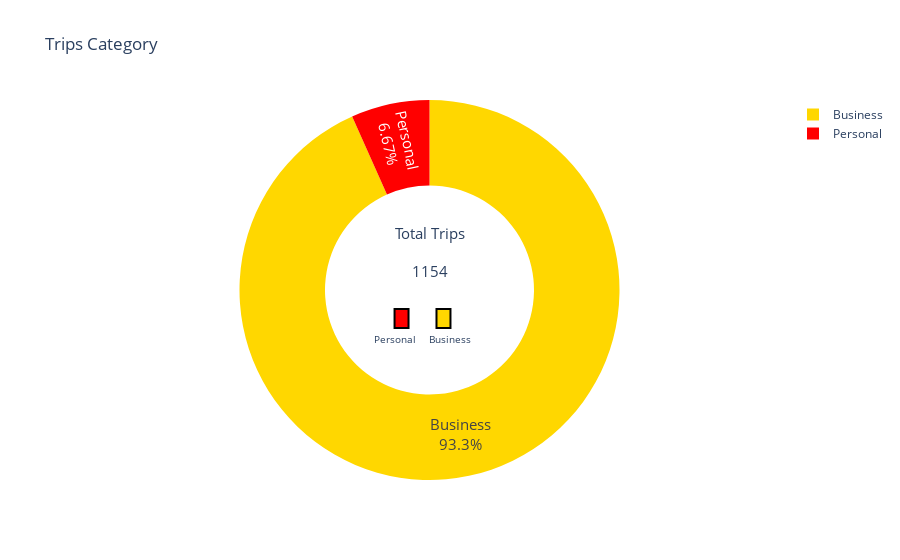

The notebook cell this image was saved under:
### Code cell
fig_pie = go.Figure(go.Pie(
    labels=df['CATEGORY'].unique(), 
    values=df['CATEGORY'].value_counts(), 
    marker=dict(colors=['gold','red']),
    name='Percentage',
    hoverinfo=['label+value'],
    textinfo='label+percent',
    textfont_size=15,
    ))

fig_pie.update_traces(hole=0.55)
fig_pie.update_layout(
    annotations=[dict(text="Total Trips", x=0.17+0.33, y=0.65, font_size=15, showarrow=False),
                 dict(text=str(df['CATEGORY'].count()), x=0.190+0.31, y=0.55, font_size=15, showarrow=False),
                 dict(text="Personal", x=0.450, y=0.370, font_size=10, showarrow=False),
                 dict(text="Business", x=0.530, y=0.370, font_size=10, showarrow=False),
                ],
    title = 'Trips Category')
fig_pie.add_shape(type="rect",
    x0=0.1+0.35,
    y0=0.40, 
    x1=0.2+0.27, 
    y1=0.45,
    line=dict(
        color="Black",
        width=2,
    ),
    fillcolor="Red",
)

fig_pie.add_shape(type="rect",
    x0=0.18+0.06+0.27, 
    y0=0.40, 
    x1=0.2+0.06+0.27, 
    y1=0.45,
    line=dict(
        color="Black",
        width=2,
    ),
    fillcolor="Gold",
)


fig_pie.show()

### Figure 1 — Plotly figure (JSON) as saved in the notebook; plotly's stock layout.template omitted (floating-point values rounded to 4 significant figures)
{"data": [{"hole": 0.55, "hoverinfo": ["label+value"], "labels": ["Business", "Personal"], "marker": {"colors": ["gold", "red"]}, "name": "Percentage", "textfont": {"size": 15}, "textinfo": "label+percent", "type": "pie", "values": [1077, 77]}], "layout": {"annotations": [{"font": {"size": 15}, "showarrow": false, "text": "Total Trips", "x": 0.5, "y": 0.65}, {"font": {"size": 15}, "showarrow": false, "text": "1154", "x": 0.5, "y": 0.55}, {"font": {"size": 10}, "showarrow": false, "text": "Personal", "x": 0.45, "y": 0.37}, {"font": {"size": 10}, "showarrow": false, "text": "Business", "x": 0.53, "y": 0.37}], "shapes": [{"fillcolor": "Red", "line": {"color": "Black", "width": 2}, "type": "rect", "x0": 0.45, "x1": 0.47, "y0": 0.4, "y1": 0.45}, {"fillcolor": "Gold", "line": {"color": "Black", "width": 2}, "type": "rect", "x0": 0.51, "x1": 0.53, "y0": 0.4, "y1": 0.45}], "title": {"text": "Trips Category"}}}
